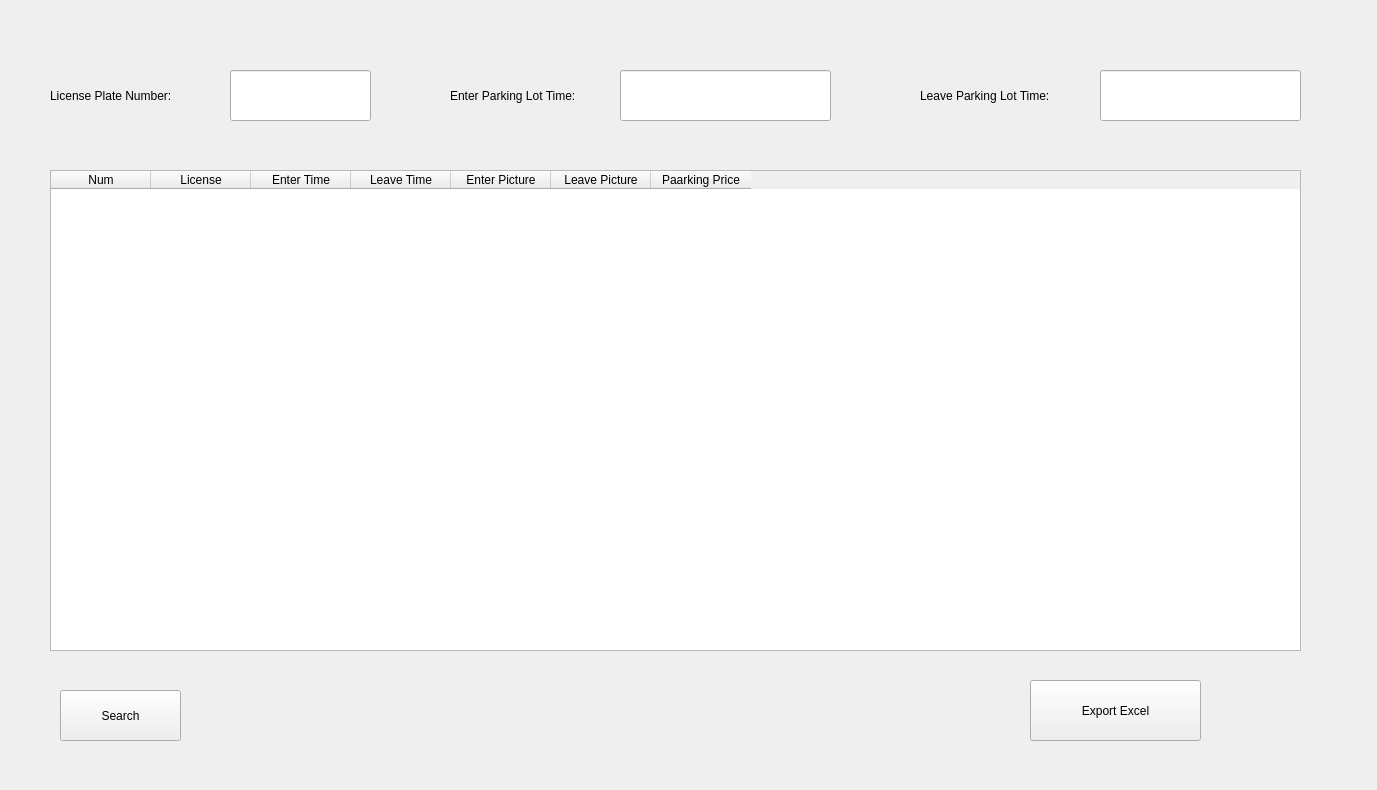
<?xml version="1.0" encoding="UTF-8"?>
<ui version="4.0">
 <class>CSearchWin</class>
 <widget class="QWidget" name="CSearchWin">
  <property name="geometry">
   <rect>
    <x>0</x>
    <y>0</y>
    <width>1377</width>
    <height>790</height>
   </rect>
  </property>
  <property name="windowTitle">
   <string>Form</string>
  </property>
  <widget class="QLabel" name="label">
   <property name="geometry">
    <rect>
     <x>50</x>
     <y>60</y>
     <width>161</width>
     <height>71</height>
    </rect>
   </property>
   <property name="text">
    <string>License Plate Number:</string>
   </property>
  </widget>
  <widget class="QLabel" name="label_3">
   <property name="geometry">
    <rect>
     <x>920</x>
     <y>60</y>
     <width>171</width>
     <height>71</height>
    </rect>
   </property>
   <property name="text">
    <string>Leave Parking Lot Time:</string>
   </property>
  </widget>
  <widget class="QLabel" name="label_4">
   <property name="geometry">
    <rect>
     <x>450</x>
     <y>60</y>
     <width>201</width>
     <height>71</height>
    </rect>
   </property>
   <property name="text">
    <string>Enter Parking Lot Time:</string>
   </property>
  </widget>
  <widget class="QLineEdit" name="lineEdit">
   <property name="geometry">
    <rect>
     <x>230</x>
     <y>70</y>
     <width>141</width>
     <height>51</height>
    </rect>
   </property>
  </widget>
  <widget class="MyLineEdit" name="lineEdit_2">
   <property name="geometry">
    <rect>
     <x>620</x>
     <y>70</y>
     <width>211</width>
     <height>51</height>
    </rect>
   </property>
  </widget>
  <widget class="MyLineEdit" name="lineEdit_3">
   <property name="geometry">
    <rect>
     <x>1100</x>
     <y>70</y>
     <width>201</width>
     <height>51</height>
    </rect>
   </property>
  </widget>
  <widget class="QPushButton" name="pushButton">
   <property name="geometry">
    <rect>
     <x>60</x>
     <y>690</y>
     <width>121</width>
     <height>51</height>
    </rect>
   </property>
   <property name="text">
    <string>Search</string>
   </property>
  </widget>
  <widget class="QPushButton" name="pushButton_2">
   <property name="geometry">
    <rect>
     <x>1030</x>
     <y>680</y>
     <width>171</width>
     <height>61</height>
    </rect>
   </property>
   <property name="text">
    <string>Export Excel</string>
   </property>
  </widget>
  <widget class="QTableWidget" name="tableWidget">
   <property name="geometry">
    <rect>
     <x>50</x>
     <y>170</y>
     <width>1251</width>
     <height>481</height>
    </rect>
   </property>
   <column>
    <property name="text">
     <string>Num</string>
    </property>
   </column>
   <column>
    <property name="text">
     <string>License</string>
    </property>
   </column>
   <column>
    <property name="text">
     <string>Enter Time</string>
    </property>
   </column>
   <column>
    <property name="text">
     <string>Leave Time</string>
    </property>
   </column>
   <column>
    <property name="text">
     <string>Enter Picture</string>
    </property>
   </column>
   <column>
    <property name="text">
     <string>Leave Picture</string>
    </property>
   </column>
   <column>
    <property name="text">
     <string>Paarking Price</string>
    </property>
   </column>
  </widget>
 </widget>
 <customwidgets>
  <customwidget>
   <class>MyLineEdit</class>
   <extends>QLineEdit</extends>
   <header>mylineedit.h</header>
  </customwidget>
 </customwidgets>
 <resources/>
 <connections/>
</ui>
